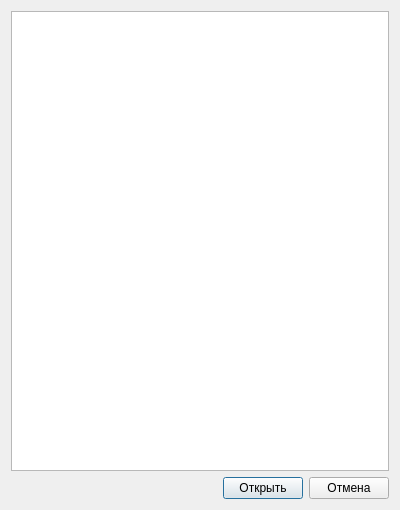
<?xml version="1.0" encoding="UTF-8"?>
<ui version="4.0">
 <class>Dialog</class>
 <widget class="QDialog" name="Dialog">
  <property name="geometry">
   <rect>
    <x>0</x>
    <y>0</y>
    <width>400</width>
    <height>510</height>
   </rect>
  </property>
  <property name="windowTitle">
   <string>Dialog</string>
  </property>
  <layout class="QGridLayout" name="gridLayout">
   <item row="0" column="0">
    <widget class="QListWidget" name="openProjectListWidget"/>
   </item>
   <item row="1" column="0">
    <layout class="QHBoxLayout" name="horizontalLayout">
     <item>
      <spacer name="horizontalSpacer">
       <property name="orientation">
        <enum>Qt::Horizontal</enum>
       </property>
       <property name="sizeHint" stdset="0">
        <size>
         <width>40</width>
         <height>20</height>
        </size>
       </property>
      </spacer>
     </item>
     <item>
      <widget class="QPushButton" name="openPushButton">
       <property name="text">
        <string>Открыть</string>
       </property>
      </widget>
     </item>
     <item>
      <widget class="QPushButton" name="cancelPushButton">
       <property name="text">
        <string>Отмена</string>
       </property>
      </widget>
     </item>
    </layout>
   </item>
  </layout>
 </widget>
 <resources/>
 <connections/>
</ui>
